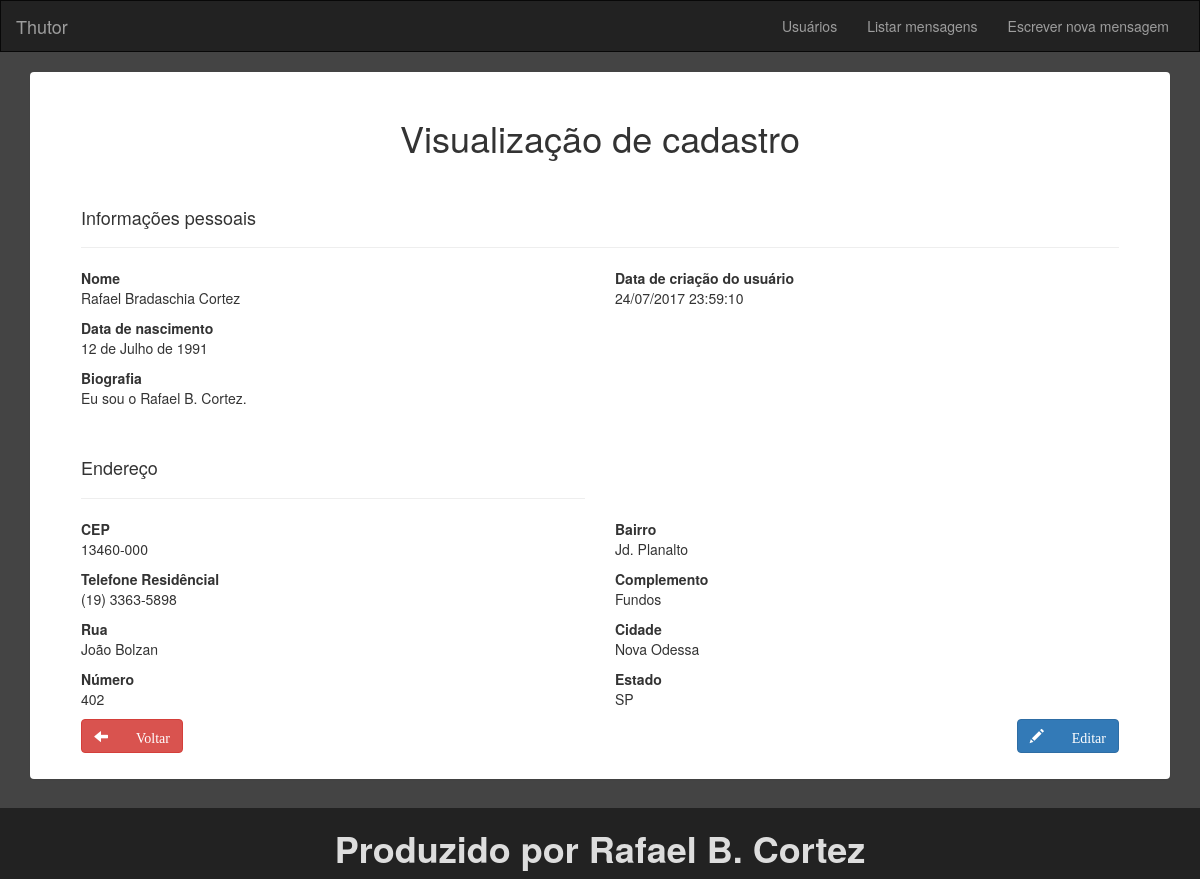
Screenshot of /usuario/visualizacao/9 with the database file from the repository.
### tables this page shows
CREATE TABLE `users` (
  `user_id` int(11) NOT NULL AUTO_INCREMENT,
  `user_name` varchar(255) NOT NULL,
  `user_birthday` date NOT NULL,
  `user_biography` longtext NOT NULL,
  `user_creation` datetime NOT NULL,
  `user_address` longtext NOT NULL,
  `user_phone` varchar(14) NOT NULL,
  `user_trash` int(1) DEFAULT '0',
  PRIMARY KEY (`user_id`)
);

### application/controllers/Users.php (called while the page is built, shortened)
<?php
class Users extends CI_Controller {
	function __construct(){
		$this->load->model('users_model','users');
	}
	public function view($id){
		$data['id'] = $id;
		$data['data'] = $this->users->get_one($id);
		$this->load->view('viewUser',$data);
	}
}

### index.php (called while the page is built, shortened)
<?php
require_once BASEPATH.'core/CodeIgniter.php';

### application/models/Users_model.php (called while the page is built, shortened)
<?php
class Users_model extends CI_Model {
	public function get_one($id){
		$this->db->select('user_id as id,user_name as name,user_birthday as birthday, user_biography as biography, user_creation as creation, user_address as address, user_phone as phone');
		$this->db->from('users');
		$this->db->where('user_id', $id);
		$query = $this->db->get();
		$row = $query->result_array();
		return $row;
	}
}

### application/views/viewUser.php (the view, shortened to what this page needs)
<?php
	$date = explode('-', $data[0]['birthday']);
	$addr = explode(';', $data[0]['address']);
	$mounth = array(
				'1' => 'Janeiro',
				'2' => 'Fevereiro',
				'3' => 'Março',
				'4' => 'Abril',
				'5' => 'Maio',
				'6' => 'Junho',
				'7' => 'Julho',
				'8' => 'Agosto',
				'9' => 'Setembro',
				'10' => 'Outubro',
				'11' => 'Novembro',
				'12' => 'Dezembro'
			);
?>
<!DOCTYPE html>
<html lang="en">
	<?php $this->load->view('templates/head',array('title'=>'Visualização de Usuário')); ?>
	<body>
		<?php $this->load->view('templates/header'); ?>
		<div class="container">
			<div class="panel">
				<h1 class="text-center">Visualização de cadastro</h1>
					<p>
						<h4 class="subjectForm">Informações pessoais</h4>
						<hr>
					</p>
					<div class="row">
						<div class="col-md-6">
							<p>
								<span><strong>Nome</strong></span><br>
								<?= $data[0]['name']; ?>
							</p>
							<p>
								<span><strong>Data de nascimento</strong></span><br>
								<?= $date[2].' de '.$mounth[(int)$date[1]].' de '.$date[0]; ?>
							</p>
							<p>
								<span><strong>Biografia</strong></span><br>
								<?= nl2br($data[0]['biography']); ?>
							</p>
							<p>
								<h4 class="subjectForm">Endereço</h4>
								<hr>
							</p>
						</div>
						<div class="col-md-6">
							<p>
								<span><strong>Data de criação do usuário</strong></span><br>
								<?php
									$date = new DateTime($data[0]['creation']);
									echo $date->format('d/m/Y H:i:s');
								?>
							</p>
						</div>
					</div>
					<div class="row">
						<div class="col-md-6">
							<p>
								<span><strong>CEP</strong></span><br>
								<?= $addr[0]; ?>
							</p>
							<p>
								<span><strong>Telefone Residêncial</strong></span><br>
								<?= $data[0]['phone']; ?>
							</p>
							<p>
								<span><strong>Rua</strong></span><br>
								<?= $addr[1]; ?>
							</p>
							<p>
								<span><strong>Número</strong></span><br>
								<?= $addr[3]; ?>
							</p>
						</div>
						<div class="col-md-6">
							<p>
								<span><strong>Bairro</strong></span><br>
								<?= $addr[2]; ?>
							</p>
							<p>
								<span><strong>Complemento</strong></span><br>
								<?= $addr[4]; ?>
							</p>
							<p>
								<span><strong>Cidade</strong></span><br>
								<?= $addr[5]; ?>
							</p>
							<p>
								<span><strong>Estado</strong></span><br>
								<?= $addr[6]; ?>
							</p>
						</div>
					</div>
					<div class="row">
						<div class="col-md-6">
							<a class="btn btn-danger" href="<?= base_url('usuarios'); ?>">
								<span class="glyphicon glyphicon-arrow-left">
									&nbsp;Voltar
								</span>
							</a>
						</div>
						<div class="col-md-6">
							<a class="btn btn-primary pull-right" href="<?= base_url('usuario/atualizacao/').$data[0]['id']; ?>">
								<span class="glyphicon glyphicon-pencil">
									&nbsp;Editar
								</span>
							</a>
						</div>
					</div>
				</div>
			</div>
		<?php $this->load->view('templates/footer'); ?>
	</body>
</html>

### application/views/templates/head.php (shortened to what this page needs)
<head>
	<link rel="stylesheet" href="<?= base_url("assets/css/bootstrap.css"); ?>">
	<link rel="stylesheet" href="<?= base_url("assets/css/style.css"); ?>">
</head>

### application/views/templates/header.php (shortened to what this page needs)
<header>
	<nav class="navbar navbar-inverse">
		<div class="container-fluid">
			<div class="navbar-header">
				<a class="navbar-brand" href="<?= base_url(); ?>">Thutor</a>
			</div>
			<div class="collapse navbar-collapse" id="bs-example-navbar-collapse-1">
				<ul class="nav navbar-nav navbar-right">
					<li><a href="<?= base_url('usuarios'); ?>">Usuários</a></li>
					<li><a href="<?= base_url('mensagens'); ?>">Listar mensagens</a></li>
					<li><a href="<?= base_url('mensagem/nova'); ?>">Escrever nova mensagem</a></li>
				</ul>
			</div>
		</div>
	</nav>
</header>

### application/views/templates/footer.php
<footer class="footer">
	<h1 class="text-center"><strong>Produzido por Rafael B. Cortez</strong></h1>
</footer>

### assets/css/style.css (style rules this page uses)
body { background-color: #444; }
.navbar { border-radius: 0; }
.panel { padding: 25px 50px; margin-bottom: 100px; }
h4.subjectForm { margin-top: 50px; }
.footer { background-color: #222; color:#ddd; width:100%; position: fixed; bottom: 0; }

### rows the page displays
users: user_name "Rafael Bradaschia Cortez", user_birthday "12", user_birthday "Julho", user_birthday "1991", user_biography "Eu sou o Rafael B. Cortez.", user_creation "24/07/2017 23:59:10", user_address "13460-000", user_phone "(19) 3363-5898", user_address "João Bolzan", user_address "402", user_address "Jd. Planalto", user_address "Fundos", user_address "Nova Odessa", user_address "SP"
